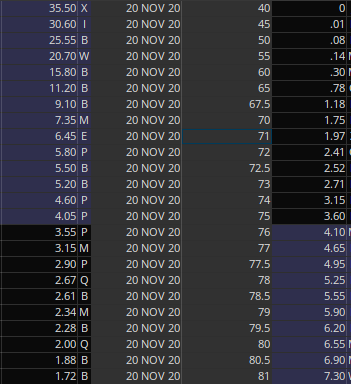
#> input picture option_chain.PNG, 351 x 384 px
$ python chain_proccessor.py
#> lines starting #> are read from the running program, lines starting #| are printed output that depends on the picture; after the words box and inside, x2 and y2 are one past the last pixel; in counts of white or black regions, pixels touching at a corner belong together
from PIL import Image
import numpy as np
from matplotlib import image
import matplotlib.pyplot as plt
import io
from io import StringIO, BytesIO
import os


image = Image.open('option_chain.PNG')
#> image is the input picture: PIL image 351x384 RGBA; mean R, G, B, A 48.6, 48.7, 55.4, 255

data = np.array(image)
data = np.delete(data, range(347, 351), 1)
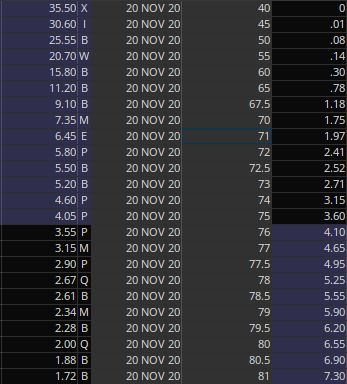
#> data: shape (384, 347, 4); mean R, G, B, A 48.7, 48.8, 55.4, 255
chunks = []
chunk = []
chunk2 = []
for index, item in enumerate(data):
    if index%16 == 0:
        chunks.append(chunk)
        chunks.append(chunk2)
        chunk = []
        chunk2 =[]
    for pixindex, pix in enumerate(item):
        if data[index, pixindex].tolist() == [0,59,90,255]:
            data[index, pixindex] = [47,47,47,255]
        if pixindex <= 76:
            chunk.append([index, pixindex])
        elif pixindex >= 272:
            chunk2.append([index, pixindex])
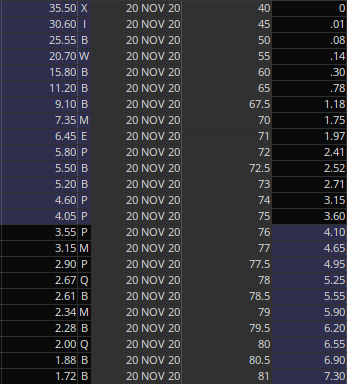
#> data: shape (384, 347, 4); 0.15% of pixels changed, all inside (x1, y1, x2, y2) = (182, 129, 272, 144)
#> after the loop, chunks = 48 items

# [9 lines left out: function highlight_green, not called in this run]

def highlight_red(x, data=data):
    return highlight_green(x, True, data=data)

# [42 lines left out: functions highlight_border, get_edit_data, serve_pil_image, not called in this run]

def create_pil_img(data):
    return Image.fromarray(data)

def defaultdata():
    return np.copy(data)

# [17 lines of commented-out code are left out]
